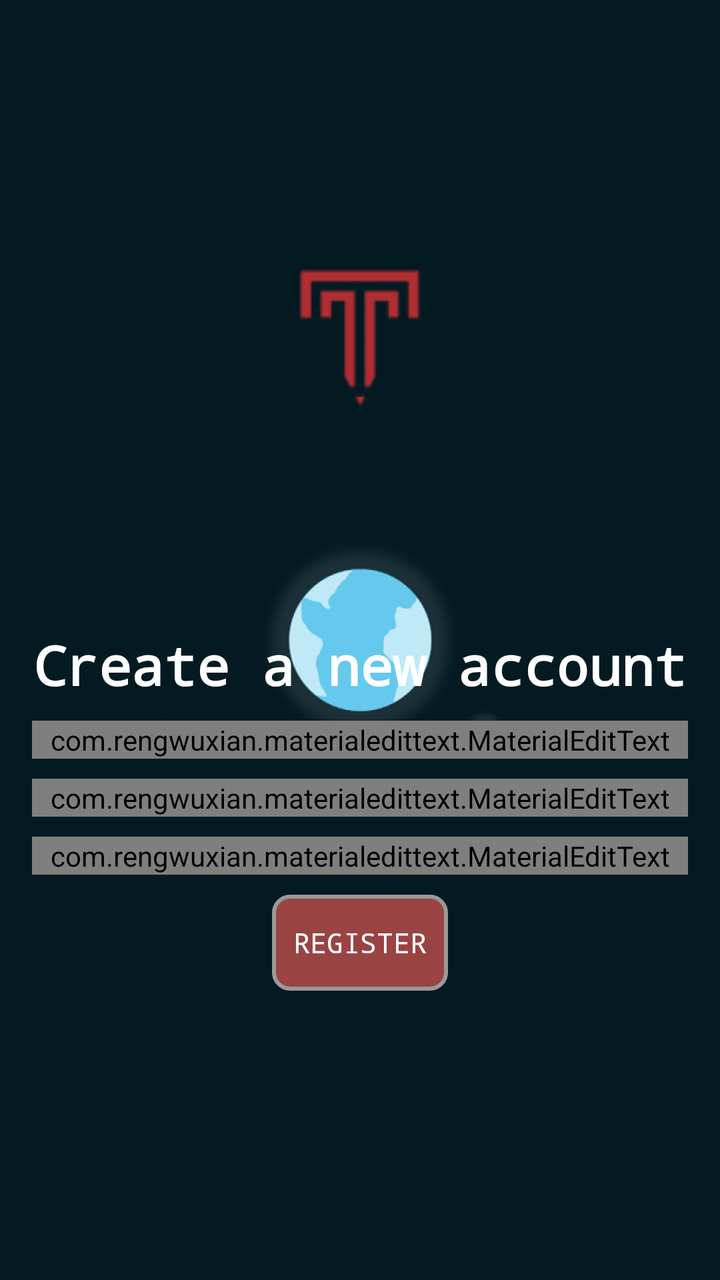
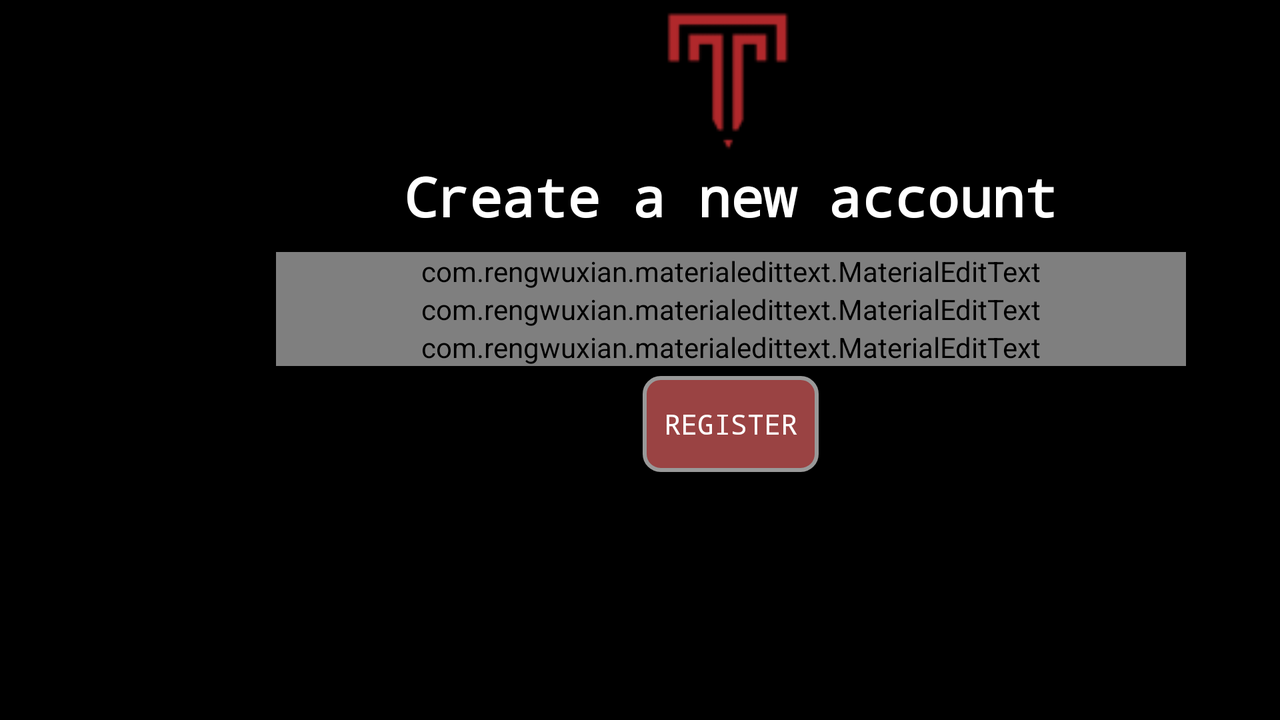

First picture: res/layout/ on a phone held upright. Second picture: the repository's own variant of that layout, on a device whose configuration matches the variant's folder. Source for both follows.
<!-- AndroidManifest.xml: application theme AppTheme -->
<!-- res/layout/activity_sign_up.xml -->
<?xml version="1.0" encoding="utf-8"?>
<RelativeLayout xmlns:android="http://schemas.android.com/apk/res/android"
    xmlns:app="http://schemas.android.com/apk/res-auto"
    xmlns:tools="http://schemas.android.com/tools"
    android:layout_width="match_parent"
    android:layout_height="match_parent"
    tools:context=".SignUpActivity"
    android:gravity="center_vertical"
    android:background="@mipmap/wp4813142">

    <ImageButton
        android:layout_width="80dp"
        android:layout_height="80dp"
        android:background="@drawable/img_templetag"
        android:layout_above="@+id/signUpLayout"
        android:layout_centerInParent="true"
        android:layout_marginBottom="90dp" />

    <LinearLayout
        android:layout_width="match_parent"
        android:layout_height="wrap_content"
        android:orientation="vertical"
        android:padding="16dp"
        android:gravity="center_horizontal"
        android:id="@+id/signUpLayout">

        <TextView
            android:layout_width="wrap_content"
            android:layout_height="wrap_content"
            android:fontFamily="monospace"
            android:text="Create a new account"
            android:textSize="27sp"
            android:textStyle="bold"
            android:textColor="@color/white"/>

        <com.rengwuxian.materialedittext.MaterialEditText
            android:id="@+id/username"
            android:layout_width="match_parent"
            android:layout_height="wrap_content"
            android:layout_marginTop="10dp"
            android:fontFamily="monospace"
            android:hint="Username"
            app:met_floatingLabel="normal"
            app:met_textColorHint="@color/white"
            app:met_underlineColor="@color/TempleTagTheme"/>

        <com.rengwuxian.materialedittext.MaterialEditText
            android:id="@+id/email"
            android:layout_width="match_parent"
            android:layout_height="wrap_content"
            android:layout_marginTop="10dp"
            android:fontFamily="monospace"
            android:hint="Email"
            android:inputType="textEmailAddress"
            app:met_floatingLabel="normal"
            app:met_textColorHint="@color/white"
            app:met_underlineColor="@color/TempleTagTheme"/>

        <com.rengwuxian.materialedittext.MaterialEditText
            android:id="@+id/password"
            android:layout_width="match_parent"
            android:layout_height="wrap_content"
            android:layout_marginTop="10dp"
            android:fontFamily="monospace"
            android:hint="Password"
            android:inputType="textPassword"
            app:met_floatingLabel="normal"
            app:met_textColorHint="@color/white"
            app:met_underlineColor="@color/TempleTagTheme"/>

        <Button
            android:id="@+id/registerBtn"
            android:layout_width="wrap_content"
            android:layout_height="wrap_content"
            android:layout_marginTop="10dp"
            android:background="@drawable/rounded"
            android:fontFamily="monospace"
            android:padding="10dp"
            android:text="register"
            android:textColor="#fff" />

    </LinearLayout>

</RelativeLayout>
<!-- resources referenced by this layout -->
<resources>
  <color name="TempleTagTheme">#9A4343</color>
  <!-- drawable img_templetag: png bitmap (drawable-hdpi, 423 bytes) -->
  <!-- drawable rounded (drawable) -->
  <?xml version="1.0" encoding="UTF-8"?>
  <shape xmlns:android="http://schemas.android.com/apk/res/android">
      <solid android:color="@color/TempleTagTheme"/>
  
      <stroke android:width="2dp"
          android:color="#999999"/>
  
      <padding android:left="2dp"
          android:top="2dp"
          android:right="2dp"
          android:bottom="2dp"/>
  
      <corners android:bottomRightRadius="8dp"
          android:bottomLeftRadius="8dp"
          android:topLeftRadius="8dp"
          android:topRightRadius="8dp"/>
  </shape>
  <!-- mipmap wp4813142: png bitmap (mipmap-hdpi, 184198 bytes) -->
  <style name="AppTheme" parent="Theme.AppCompat.Light.DarkActionBar">
          
          <item name="colorPrimary">@color/TempleTagTheme</item>
          <item name="colorPrimaryDark">@color/TempleTagTheme</item>
          <item name="colorAccent">@color/TempleTagTheme</item>
      </style>
</resources>
<!-- res/layout-land/activity_sign_up.xml (the repository's variant of the layout above) -->
<!-- drawn on the phone turned sideways -->
<?xml version="1.0" encoding="utf-8"?>
<androidx.constraintlayout.widget.ConstraintLayout xmlns:android="http://schemas.android.com/apk/res/android"
    android:layout_width="match_parent"
    android:layout_height="match_parent"
    xmlns:app="http://schemas.android.com/apk/res-auto"
    android:background="#000000"
    android:orientation="horizontal">

    <ImageButton
        android:id="@+id/imageButton"
        android:layout_width="80dp"
        android:layout_height="80dp"
        android:layout_above="@+id/loginLayout"
        android:layout_centerInParent="true"
        android:layout_marginLeft="324dp"
        android:background="@drawable/img_templetag"
        app:layout_constraintLeft_toLeftOf="parent"
        app:layout_constraintTop_toTopOf="parent" />

    <LinearLayout
        android:layout_width="455dp"
        android:layout_height="wrap_content"
        android:layout_marginStart="138dp"
        android:gravity="center_horizontal"
        android:orientation="vertical"
        app:layout_constraintStart_toStartOf="parent"
        app:layout_constraintTop_toBottomOf="@+id/imageButton"
        android:id="@+id/signUpLayout">

        <TextView
            android:layout_width="wrap_content"
            android:layout_height="wrap_content"
            android:fontFamily="monospace"
            android:text="Create a new account"
            android:textSize="27sp"
            android:textStyle="bold"
            android:textColor="@color/white"/>

        <com.rengwuxian.materialedittext.MaterialEditText
            android:id="@+id/username"
            android:layout_width="match_parent"
            android:layout_height="wrap_content"
            android:layout_marginTop="10dp"
            android:fontFamily="monospace"
            android:hint="Username"
            app:met_floatingLabel="normal"
            app:met_textColorHint="@color/white"
            app:met_underlineColor="@color/TempleTagTheme"/>

        <com.rengwuxian.materialedittext.MaterialEditText
            android:id="@+id/email"
            android:layout_width="match_parent"
            android:layout_height="wrap_content"
            android:fontFamily="monospace"
            android:hint="Email"
            android:inputType="textEmailAddress"
            app:met_floatingLabel="normal"
            app:met_textColorHint="@color/white"
            app:met_underlineColor="@color/TempleTagTheme"/>

        <com.rengwuxian.materialedittext.MaterialEditText
            android:id="@+id/password"
            android:layout_width="match_parent"
            android:layout_height="wrap_content"
            android:fontFamily="monospace"
            android:hint="Password"
            android:inputType="textPassword"
            app:met_floatingLabel="normal"
            app:met_textColorHint="@color/white"
            app:met_underlineColor="@color/TempleTagTheme"/>

        <Button
            android:id="@+id/registerBtn"
            android:layout_width="wrap_content"
            android:layout_height="wrap_content"
            android:layout_marginTop="5dp"
            android:background="@drawable/rounded"
            android:fontFamily="monospace"
            android:padding="10dp"
            android:text="register"
            android:textColor="#fff" />

    </LinearLayout>

</androidx.constraintlayout.widget.ConstraintLayout>
<!-- resources referenced by the variant -->
<!-- as the phone turned sideways resolves them -->
<resources>
  <color name="TempleTagTheme">#9A4343</color>
  <!-- drawable img_templetag: png bitmap (drawable-hdpi, 423 bytes) -->
  <!-- drawable rounded (drawable) -->
  <?xml version="1.0" encoding="UTF-8"?>
  <shape xmlns:android="http://schemas.android.com/apk/res/android">
      <solid android:color="@color/TempleTagTheme"/>
  
      <stroke android:width="2dp"
          android:color="#999999"/>
  
      <padding android:left="2dp"
          android:top="2dp"
          android:right="2dp"
          android:bottom="2dp"/>
  
      <corners android:bottomRightRadius="8dp"
          android:bottomLeftRadius="8dp"
          android:topLeftRadius="8dp"
          android:topRightRadius="8dp"/>
  </shape>
  <style name="AppTheme" parent="Theme.AppCompat.Light.DarkActionBar">
          
          <item name="colorPrimary">@color/TempleTagTheme</item>
          <item name="colorPrimaryDark">@color/TempleTagTheme</item>
          <item name="colorAccent">@color/TempleTagTheme</item>
      </style>
</resources>
